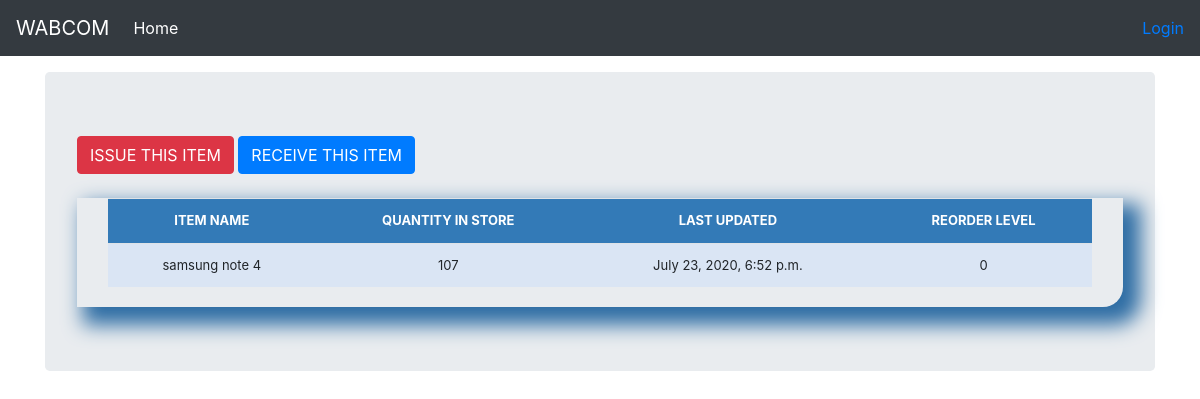
/stock_detail/3/, run on the app's committed database.
### stockmgmgt/models.py (models this page shows, shortened)
class Stock(models.Model):
    category = models.CharField(max_length=50, blank=True, null=True)
    item_name = models.CharField(max_length=50, blank=True, null=True)
    quantity = models.IntegerField(default='0', blank=True, null=True)
    receive_quantity = models.IntegerField(default='0', blank=True, null=True)
    receive_by = models.CharField(max_length=50, blank=True, null=True)
    issue_quantity = models.IntegerField(default='0', blank=True, null=True)
    issue_by = models.CharField(max_length=50, blank=True, null=True)
    issue_to =  models.CharField(max_length=50, blank=True, null=True)
    phone_number =  models.CharField(max_length=50, blank=True, null=True)
    created_by =  models.CharField(max_length=50, blank=True, null=True)
    reorder_level = models.IntegerField(default='0', blank=True, null=True)
    last_updated = models.DateTimeField(auto_now_add=False,auto_now=True)
    timestamp = models.DateTimeField(auto_now_add=True,auto_now=False)
    export_to_CSV = models.BooleanField(default=False)

### stockmgmgt/views.py (the view)
# urls.py: path('stock_detail/<str:pk>/', views.stock_detail, name="stock_detail"),
def stock_detail(request, pk):
	queryset = Stock.objects.get(id=pk)
	context = {
		"queryset": queryset,
	}
	return render(request, "stock_detail.html", context)

### stockmgmgt/templates/stock_detail.html (shortened to what this page needs)
{% load static %}
{% load crispy_forms_tags %}
<!DOCTYPE html>
<html lang="en">
  <head>
<link rel="stylesheet" href="{% static 'css/bootstrap.min.css' %}">
    <link href="navbar-top-fixed.css" rel="stylesheet">
    <link rel="stylesheet" href="{% static 'css/navbar-top-fixed.css' %}">
  </head>
  <body>
    <nav class="navbar navbar-expand-md navbar-dark fixed-top bg-dark">
  <a class="navbar-brand" href="/">WABCOM</a>
  <div class="collapse navbar-collapse" id="navbarCollapse">
    <ul class="navbar-nav mr-auto">
        <li class="nav-item active">
            <a class="nav-link" href="/">Home <span class="sr-only">(current)</span></a>
          </li>
    </ul>
    <ul class="navbar-nav">
      {% if request.user.is_authenticated %}
      <li><a href="/accounts/logout"><button class="btn btn-danger">{{ user }} | Logout</button></a></li>
      {% else %}
      <li><a href="/accounts/login">Login</a></li>
      {% endif %}
  </ul>
  </div>
</nav>
<main role="main" class="container">
  <div class="jumbotron">
      <a href="{% url 'issue_items' queryset.id %}"><div class='btn btn-danger'>ISSUE THIS ITEM</div></a>
      <a href="{% url 'receive_items' queryset.id %}"><div class='btn btn-primary'>RECEIVE THIS ITEM</div></a>
            <br><br>
            <div class="display_table">
              <table class='table'>
                      <tr>
                        <th>ITEM NAME</th>
                        <th>QUANTITY IN STORE</th>
                        <th>LAST UPDATED</th>
                        <th>REORDER LEVEL</th>
                      </tr>
                      <tr>
                        <td>{{queryset.item_name}}</td>
                        <td>{{queryset.quantity}}</td>
                        <td>{{queryset.last_updated}}</td>
                        <td>{{queryset.reorder_level}}</td>
                      </tr>
              </table>
            </div>
  </div>
</main>
      </body>
</html>

### stockmgmgt/static/css/navbar-top-fixed.css (style rules this page uses)
body { min-height: 75rem; padding-top: 4.5rem; }

### stockmgmgt/templates/stock_detail.html (style rules this page uses)
.table { font-size: 13px; text-align: center; width: 95%; margin: auto; }
.table tr:nth-child(odd) { background: #B8CAE4 }
.table tr:nth-child(even) { background: #dae5f4 }
th { background-color: #337ab7; color: white; }
.display_table { border-bottom-right-radius: 20px; padding-left: 5px; padding-right: 5px; padding-bottom: 20px; box-shadow: 12px 12px 20px 6px #2e6da4; }

### data on the page
Stock: item_name "samsung note 4", quantity "107", last_updated "July 23, 2020, 6:52 p.m.", reorder_level "0"
